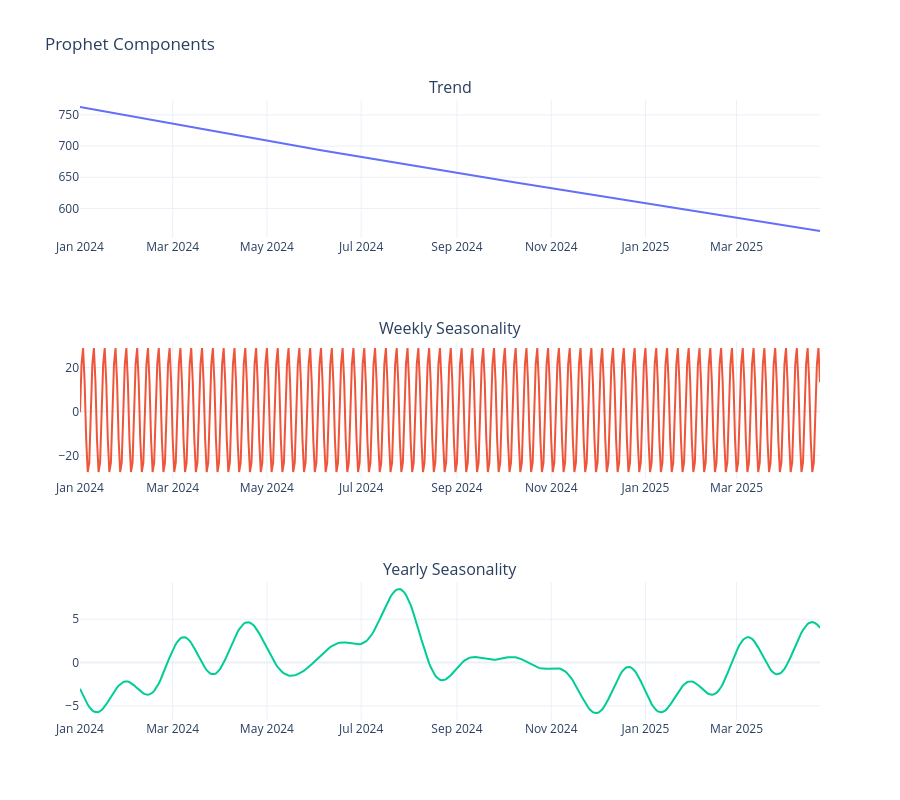

The notebook cell this image was saved under:
### Code cell
# Plot trend, weekly seasonality, and yearly seasonality components.
components_fig = make_subplots(
    rows=3,
    cols=1,
    shared_xaxes=False,
    subplot_titles=("Trend", "Weekly Seasonality", "Yearly Seasonality"),
)
components_fig.add_trace(
    go.Scatter(x=forecast["ds"], y=forecast["trend"], mode="lines", name="Trend"),
    row=1,
    col=1,
)
components_fig.add_trace(
    go.Scatter(x=forecast["ds"], y=forecast["weekly"], mode="lines", name="Weekly"),
    row=2,
    col=1,
)
components_fig.add_trace(
    go.Scatter(x=forecast["ds"], y=forecast["yearly"], mode="lines", name="Yearly"),
    row=3,
    col=1,
)
components_fig.update_layout(
    title="Prophet Components",
    template="plotly_white",
    height=800,
    showlegend=False,
)
components_fig.show()

### Figure 1 — Plotly figure (JSON) as saved in the notebook; plotly's stock layout.template omitted (floating-point values rounded to 4 significant figures; data arrays with more than 128 entries replaced by an {"elided": "..."} marker saying what was removed)
{"data": [{"mode": "lines", "name": "Trend", "type": "scatter", "x": {"elided": "480 str values"}, "xaxis": "x", "y": {"elided": "480 float values"}, "yaxis": "y"}, {"mode": "lines", "name": "Weekly", "type": "scatter", "x": {"elided": "480 str values"}, "xaxis": "x2", "y": {"elided": "480 float values"}, "yaxis": "y2"}, {"mode": "lines", "name": "Yearly", "type": "scatter", "x": {"elided": "480 str values"}, "xaxis": "x3", "y": {"elided": "480 float values"}, "yaxis": "y3"}], "layout": {"annotations": [{"font": {"size": 16}, "showarrow": false, "text": "Trend", "x": 0.5, "xanchor": "center", "xref": "paper", "y": 1, "yanchor": "bottom", "yref": "paper"}, {"font": {"size": 16}, "showarrow": false, "text": "Weekly Seasonality", "x": 0.5, "xanchor": "center", "xref": "paper", "y": 0.6111, "yanchor": "bottom", "yref": "paper"}, {"font": {"size": 16}, "showarrow": false, "text": "Yearly Seasonality", "x": 0.5, "xanchor": "center", "xref": "paper", "y": 0.2222, "yanchor": "bottom", "yref": "paper"}], "height": 800, "showlegend": false, "title": {"text": "Prophet Components"}, "xaxis": {"anchor": "y", "domain": [0, 1]}, "xaxis2": {"anchor": "y2", "domain": [0, 1]}, "xaxis3": {"anchor": "y3", "domain": [0, 1]}, "yaxis": {"anchor": "x", "domain": [0.7778, 1]}, "yaxis2": {"anchor": "x2", "domain": [0.3889, 0.6111]}, "yaxis3": {"anchor": "x3", "domain": [0, 0.2222]}}}
